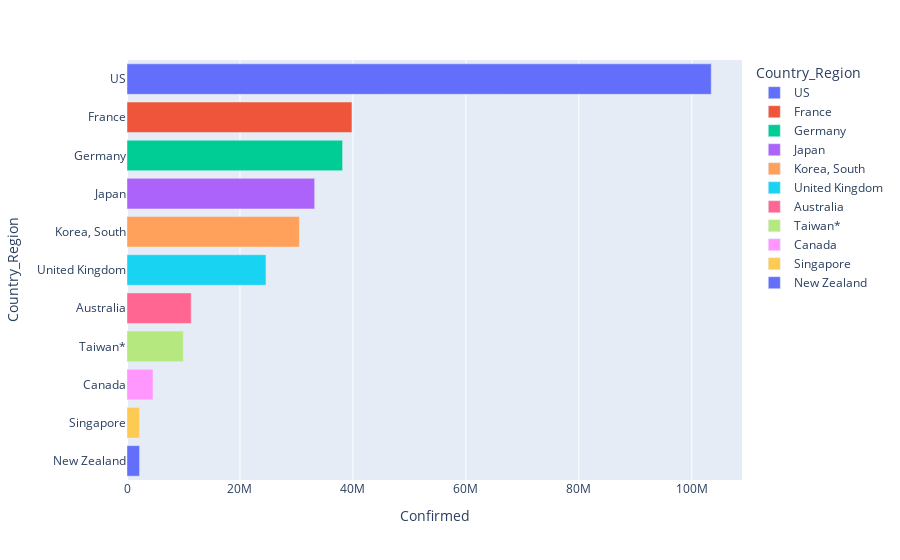

Here is the notebook cell this chart was saved with:
### Markdown cell above
## [Plotly](https://plotly.com/)

> The plotly Python library is an interactive, open-source plotting library that supports over 40 unique chart types covering a wide range of statistical, financial, geographic, scientific, and 3-dimensional use-cases.

Source: <https://plotly.com/python/getting-started/>

### Code cell
# Plotting with Plotly
fig = px.bar(pd.DataFrame(filtered_confirmed_by_country).reset_index().sort_values("Confirmed", ascending=False),
             x="Confirmed", y="Country_Region", color="Country_Region")
fig.show()

### Figure 1 — Plotly figure (JSON) as saved in the notebook; plotly's stock layout.template omitted (floating-point values rounded to 4 significant figures)
{"data": [{"alignmentgroup": "True", "hovertemplate": "Country_Region=%{y}<br>Confirmed=%{x}<extra></extra>", "legendgroup": "US", "marker": {"color": "#636efa", "pattern": {"shape": ""}}, "name": "US", "offsetgroup": "US", "orientation": "h", "showlegend": true, "textposition": "auto", "type": "bar", "x": [103443455], "xaxis": "x", "y": ["US"], "yaxis": "y"}, {"alignmentgroup": "True", "hovertemplate": "Country_Region=%{y}<br>Confirmed=%{x}<extra></extra>", "legendgroup": "France", "marker": {"color": "#EF553B", "pattern": {"shape": ""}}, "name": "France", "offsetgroup": "France", "orientation": "h", "showlegend": true, "textposition": "auto", "type": "bar", "x": [39827175], "xaxis": "x", "y": ["France"], "yaxis": "y"}, {"alignmentgroup": "True", "hovertemplate": "Country_Region=%{y}<br>Confirmed=%{x}<extra></extra>", "legendgroup": "Germany", "marker": {"color": "#00cc96", "pattern": {"shape": ""}}, "name": "Germany", "offsetgroup": "Germany", "orientation": "h", "showlegend": true, "textposition": "auto", "type": "bar", "x": [38168908], "xaxis": "x", "y": ["Germany"], "yaxis": "y"}, {"alignmentgroup": "True", "hovertemplate": "Country_Region=%{y}<br>Confirmed=%{x}<extra></extra>", "legendgroup": "Japan", "marker": {"color": "#ab63fa", "pattern": {"shape": ""}}, "name": "Japan", "offsetgroup": "Japan", "orientation": "h", "showlegend": true, "textposition": "auto", "type": "bar", "x": [33227230], "xaxis": "x", "y": ["Japan"], "yaxis": "y"}, {"alignmentgroup": "True", "hovertemplate": "Country_Region=%{y}<br>Confirmed=%{x}<extra></extra>", "legendgroup": "Korea, South", "marker": {"color": "#FFA15A", "pattern": {"shape": ""}}, "name": "Korea, South", "offsetgroup": "Korea, South", "orientation": "h", "showlegend": true, "textposition": "auto", "type": "bar", "x": [30526012], "xaxis": "x", "y": ["Korea, South"], "yaxis": "y"}, {"alignmentgroup": "True", "hovertemplate": "Country_Region=%{y}<br>Confirmed=%{x}<extra></extra>", "legendgroup": "United Kingdom", "marker": {"color": "#19d3f3", "pattern": {"shape": ""}}, "name": "United Kingdom", "offsetgroup": "United Kingdom", "orientation": "h", "showlegend": true, "textposition": "auto", "type": "bar", "x": [24603373], "xaxis": "x", "y": ["United Kingdom"], "yaxis": "y"}, {"alignmentgroup": "True", "hovertemplate": "Country_Region=%{y}<br>Confirmed=%{x}<extra></extra>", "legendgroup": "Australia", "marker": {"color": "#FF6692", "pattern": {"shape": ""}}, "name": "Australia", "offsetgroup": "Australia", "orientation": "h", "showlegend": true, "textposition": "auto", "type": "bar", "x": [11366361], "xaxis": "x", "y": ["Australia"], "yaxis": "y"}, {"alignmentgroup": "True", "hovertemplate": "Country_Region=%{y}<br>Confirmed=%{x}<extra></extra>", "legendgroup": "Taiwan*", "marker": {"color": "#B6E880", "pattern": {"shape": ""}}, "name": "Taiwan*", "offsetgroup": "Taiwan*", "orientation": "h", "showlegend": true, "textposition": "auto", "type": "bar", "x": [9970937], "xaxis": "x", "y": ["Taiwan*"], "yaxis": "y"}, {"alignmentgroup": "True", "hovertemplate": "Country_Region=%{y}<br>Confirmed=%{x}<extra></extra>", "legendgroup": "Canada", "marker": {"color": "#FF97FF", "pattern": {"shape": ""}}, "name": "Canada", "offsetgroup": "Canada", "orientation": "h", "showlegend": true, "textposition": "auto", "type": "bar", "x": [4602806], "xaxis": "x", "y": ["Canada"], "yaxis": "y"}, {"alignmentgroup": "True", "hovertemplate": "Country_Region=%{y}<br>Confirmed=%{x}<extra></extra>", "legendgroup": "Singapore", "marker": {"color": "#FECB52", "pattern": {"shape": ""}}, "name": "Singapore", "offsetgroup": "Singapore", "orientation": "h", "showlegend": true, "textposition": "auto", "type": "bar", "x": [2226397], "xaxis": "x", "y": ["Singapore"], "yaxis": "y"}, {"alignmentgroup": "True", "hovertemplate": "Country_Region=%{y}<br>Confirmed=%{x}<extra></extra>", "legendgroup": "New Zealand", "marker": {"color": "#636efa", "pattern": {"shape": ""}}, "name": "New Zealand", "offsetgroup": "New Zealand", "orientation": "h", "showlegend": true, "textposition": "auto", "type": "bar", "x": [2224660], "xaxis": "x", "y": ["New Zealand"], "yaxis": "y"}], "layout": {"barmode": "relative", "legend": {"title": {"text": "Country_Region"}, "tracegroupgap": 0}, "margin": {"t": 60}, "xaxis": {"anchor": "y", "domain": [0, 1], "title": {"text": "Confirmed"}}, "yaxis": {"anchor": "x", "categoryarray": ["New Zealand", "Singapore", "Canada", "Taiwan*", "Australia", "United Kingdom", "Korea, South", "Japan", "Germany", "France", "US"], "categoryorder": "array", "domain": [0, 1], "title": {"text": "Country_Region"}}}}
